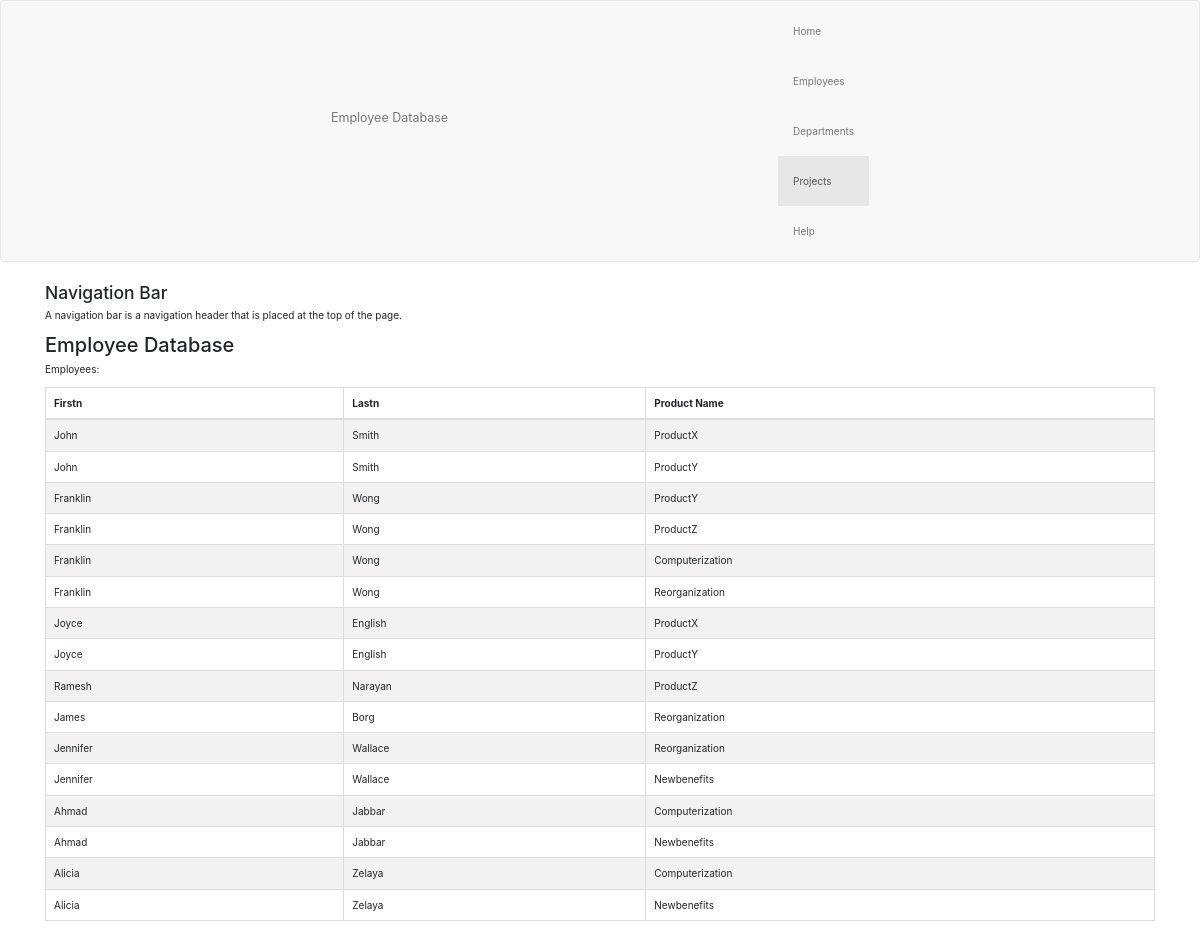
The app's page /projects.php with its own data.
### tables this page shows
CREATE TABLE `works_on` (
  `essn` decimal(9,0) NOT NULL,
  `pno` decimal(2,0) NOT NULL,
  `hours` decimal(5,1) DEFAULT NULL,
  PRIMARY KEY (`essn`,`pno`),
  KEY `pno` (`pno`),
  CONSTRAINT `works_on_ibfk_1` FOREIGN KEY (`essn`) REFERENCES `employee` (`ssn`),
  CONSTRAINT `works_on_ibfk_2` FOREIGN KEY (`pno`) REFERENCES `project` (`pnumber`)
);

CREATE TABLE `employee` (
  `fname` char(10) NOT NULL,
  `lname` char(20) NOT NULL,
  `ssn` decimal(9,0) NOT NULL,
  `bdate` date NOT NULL,
  `address` char(30) NOT NULL,
  `sex` char(1) NOT NULL,
  `salary` decimal(5,0) NOT NULL,
  `superssn` decimal(9,0) DEFAULT NULL,
  `dno` decimal(1,0) NOT NULL,
  PRIMARY KEY (`ssn`),
  KEY `dno` (`dno`),
  KEY `empemp` (`superssn`),
  CONSTRAINT `empemp` FOREIGN KEY (`superssn`) REFERENCES `employee` (`ssn`),
  CONSTRAINT `employee_ibfk_1` FOREIGN KEY (`dno`) REFERENCES `department` (`dnumber`)
);

CREATE TABLE `project` (
  `pname` char(20) NOT NULL,
  `pnumber` decimal(2,0) NOT NULL,
  `plocation` char(20) NOT NULL,
  `dnum` decimal(1,0) NOT NULL,
  PRIMARY KEY (`pnumber`),
  UNIQUE KEY `pname` (`pname`),
  KEY `dnum` (`dnum`),
  CONSTRAINT `project_ibfk_1` FOREIGN KEY (`dnum`) REFERENCES `department` (`dnumber`)
);

### projects.php (the view, shortened to what this page needs)
<!DOCTYPE html>
<html lang="en">
<head>
  <link rel="stylesheet" href="https://maxcdn.bootstrapcdn.com/bootstrap/3.4.1/css/bootstrap.min.css">
<link href="https://maxcdn.bootstrapcdn.com/bootstrap/4.0.0-alpha.5/css/bootstrap.min.css" rel="stylesheet" />
<link href="https://cdnjs.cloudflare.com/ajax/libs/datatables/1.10.12/css/dataTables.bootstrap4.min.css" rel="stylesheet" />
</head>
<body>
<nav class="navbar navbar-default">
  <div class="container-fluid">
    <div class="navbar-header">
      <a class="navbar-brand" href="employee_table.php">Employee Database</a>
    </div>
    <ul class="nav navbar-nav">
      <li><a href="employee_table.php">Home</a></li>
      <li><a href="employee_table.php">Employees</a></li>
      <li><a href="departments_page.php">Departments</a></li>
	  <li class="active"><a href="projects.php">Projects</a></li>
      <li><a href="https://docs.google.com/document/d/14_-3tbSXYzc-S6COwxPcD4MRT6ZFI-VjgxliNc0HT8E/edit?usp=sharing">Help</a></li>
    </ul>
  </div>
</nav>
<div class="container">
  <h3>Navigation Bar</h3>
  <p>A navigation bar is a navigation header that is placed at the top of the page.</p>
</div>
<div class="container">
  <h2>Employee Database</h2>
  <p>Employees:</p>
  <table id="example" class="table table-striped table-inverse table-bordered table-hover" cellspacing="0" width="100%">
    <thead>
      <tr>
      <th>Firstn</th>
	  <th>Lastn</th>
	  <th>Product Name</th>
      </tr>
    </thead>
    <tbody>
<?php
$servername = "localhost";
$username = "root";
$password = "db4168038";
$dbname = "borg";
$conn = new mysqli($servername, $username, $password, $dbname);
$sql = "SELECT * FROM works_on LEFT JOIN employee ON employee.ssn = works_on.essn LEFT JOIN project ON project.pnumber = works_on.pno";
$result = $conn->query($sql);
if ($result->num_rows > 0) {
	while($row = $result->fetch_assoc()){
	 echo "<tr>";
	 echo "<td>".$row["fname"]."</td>";
	 echo "<td>".$row["lname"]."</td>";
	 echo "<td>".$row["pname"]."</td>";
	 echo "</tr>";
	}
} else {
	echo "0 results";
}
?>
 </tbody>
 </table>
</div>
</body>
<html>
</html>
</html>

### records on screen
works_on: employee.fname "John", employee.lname "Smith", project.pname "ProductX"
works_on: employee.fname "John", employee.lname "Smith", project.pname "ProductY"
works_on: employee.fname "Franklin", employee.lname "Wong", project.pname "ProductY"
works_on: employee.fname "Franklin", employee.lname "Wong", project.pname "ProductZ"
works_on: employee.fname "Franklin", employee.lname "Wong", project.pname "Computerization"
works_on: employee.fname "Franklin", employee.lname "Wong", project.pname "Reorganization"
works_on: employee.fname "Joyce", employee.lname "English", project.pname "ProductX"
works_on: employee.fname "Joyce", employee.lname "English", project.pname "ProductY"
works_on: employee.fname "Ramesh", employee.lname "Narayan", project.pname "ProductZ"
works_on: employee.fname "James", employee.lname "Borg", project.pname "Reorganization"
works_on: employee.fname "Jennifer", employee.lname "Wallace", project.pname "Reorganization"
works_on: employee.fname "Jennifer", employee.lname "Wallace", project.pname "Newbenefits"
works_on: employee.fname "Ahmad", employee.lname "Jabbar", project.pname "Computerization"
works_on: employee.fname "Ahmad", employee.lname "Jabbar", project.pname "Newbenefits"
works_on: employee.fname "Alicia", employee.lname "Zelaya", project.pname "Computerization"
works_on: employee.fname "Alicia", employee.lname "Zelaya", project.pname "Newbenefits"
